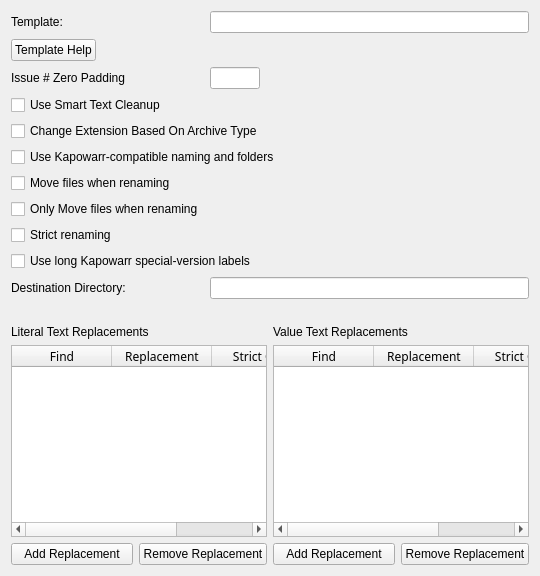
       <widget class="QWidget" name="tRename">
        <attribute name="title">
         <string>Rename</string>
        </attribute>
        <layout class="QGridLayout" name="gridLayout_5">
         <item row="3" column="2">
          <widget class="QPushButton" name="btnAddValueReplacement">
           <property name="text">
            <string>Add Replacement</string>
           </property>
          </widget>
         </item>
         <item row="3" column="1">
          <widget class="QPushButton" name="btnRemoveLiteralReplacement">
           <property name="text">
            <string>Remove Replacement</string>
           </property>
          </widget>
         </item>
         <item row="0" column="0" colspan="4">
          <layout class="QFormLayout" name="formLayout_3">
           <property name="fieldGrowthPolicy">
            <enum>QFormLayout::AllNonFixedFieldsGrow</enum>
           </property>
           <item row="1" column="0">
            <widget class="QLabel" name="lblTemplate">
             <property name="text">
              <string>Template:</string>
             </property>
             <property name="buddy">
              <cstring>leRenameTemplate</cstring>
             </property>
            </widget>
           </item>
           <item row="1" column="1">
            <widget class="QLineEdit" name="leRenameTemplate"/>
           </item>
           <item row="2" column="0">
            <widget class="QPushButton" name="btnTemplateHelp">
             <property name="text">
              <string>Template Help</string>
             </property>
            </widget>
           </item>
           <item row="2" column="1">
            <widget class="QLabel" name="lblRenameTest">
             <property name="textFormat">
              <enum>Qt::RichText</enum>
             </property>
             <property name="textInteractionFlags">
              <set>Qt::LinksAccessibleByMouse|Qt::TextSelectableByKeyboard|Qt::TextSelectableByMouse</set>
             </property>
            </widget>
           </item>
           <item row="3" column="0">
            <widget class="QLabel" name="lblPadding">
             <property name="text">
              <string>Issue # Zero Padding</string>
             </property>
             <property name="buddy">
              <cstring>leIssueNumPadding</cstring>
             </property>
            </widget>
           </item>
           <item row="3" column="1">
            <widget class="QLineEdit" name="leIssueNumPadding">
             <property name="sizePolicy">
              <sizepolicy hsizetype="Maximum" vsizetype="Fixed">
               <horstretch>0</horstretch>
               <verstretch>0</verstretch>
              </sizepolicy>
             </property>
             <property name="maximumSize">
              <size>
               <width>50</width>
               <height>16777215</height>
              </size>
             </property>
             <property name="toolTip">
              <string>&lt;html&gt;&lt;head/&gt;&lt;body&gt;&lt;p&gt;&lt;span style=&quot; font-weight:600;&quot;&gt;Issue # Zero Padding&lt;/span&gt; dictates if the issue number should be padded on left with zeros.  A value of 2, for example, means that the number will always be at least two digits.&lt;/p&gt;&lt;/body&gt;&lt;/html&gt;</string>
             </property>
            </widget>
           </item>
           <item row="4" column="0" colspan="2">
            <widget class="QCheckBox" name="cbxSmartCleanup">
             <property name="toolTip">
              <string>&lt;html&gt;&lt;head/&gt;&lt;body&gt;&lt;p&gt;&lt;span style=&quot; font-weight:600;&quot;&gt;&amp;quot;Smart Text Cleanup&amp;quot; &lt;/span&gt;will attempt to clean up the new filename if there are missing fields from the template.  For example, removing empty braces, repeated spaces and dashes, and more.  Experimental feature.&lt;/p&gt;&lt;/body&gt;&lt;/html&gt;</string>
             </property>
             <property name="text">
              <string>Use Smart Text Cleanup</string>
             </property>
            </widget>
           </item>
           <item row="5" column="0" colspan="2">
            <widget class="QCheckBox" name="cbxChangeExtension">
             <property name="text">
              <string>Change Extension Based On Archive Type</string>
             </property>
            </widget>
           </item>
           <item row="6" column="0" colspan="2">
            <widget class="QCheckBox" name="cbxKapowarrNaming">
             <property name="toolTip">
              <string>Uses Kapowarr's default Publisher/Series/Volume folder layout and its normal, special-version, and Volume-As-Issue filename rules. Set Destination Directory to the library root. The preview is always shown before files are changed. This cannot be combined with Only Move.</string>
             </property>
             <property name="text">
              <string>Use Kapowarr-compatible naming and folders</string>
             </property>
            </widget>
           </item>
           <item row="10" column="0" colspan="2">
            <widget class="QCheckBox" name="cbxKapowarrLongSpecialVersions">
             <property name="toolTip">
              <string>When Kapowarr-compatible naming is enabled, use labels such as One-Shot and Hard-Cover instead of OS and HC.</string>
             </property>
             <property name="text">
              <string>Use long Kapowarr special-version labels</string>
             </property>
            </widget>
           </item>
           <item row="7" column="0">
            <widget class="QCheckBox" name="cbxMoveFiles">
             <property name="toolTip">
              <string>If checked moves files to specified folder</string>
             </property>
             <property name="text">
              <string>Move files when renaming</string>
             </property>
            </widget>
           </item>
           <item row="11" column="0">
            <widget class="QLabel" name="lblDirectory">
             <property name="text">
              <string>Destination Directory:</string>
             </property>
             <property name="buddy">
              <cstring>leDirectory</cstring>
             </property>
            </widget>
           </item>
           <item row="11" column="1">
            <widget class="QLineEdit" name="leDirectory"/>
           </item>
           <item row="9" column="0">
            <widget class="QCheckBox" name="cbxRenameStrict">
             <property name="toolTip">
              <string>If checked will ensure reserved characters and filenames are removed for all Operating Systems.&lt;br/&gt;By default only removes restricted characters and filenames for the current Operating System.</string>
             </property>
             <property name="text">
              <string>Strict renaming</string>
             </property>
            </widget>
           </item>
           <item row="12" column="1">
            <widget class="QLabel" name="lblDir"/>
           </item>
           <item row="8" column="0">
            <widget class="QCheckBox" name="cbxMoveOnly">
             <property name="toolTip">
              <string>If checked only moves files to specified folders but does not change the filename.&lt;br/&gt;New folders will follow rename template.</string>
             </property>
             <property name="text">
              <string>Only Move files when renaming</string>
             </property>
            </widget>
           </item>
          </layout>
         </item>
         <item row="3" column="0">
          <widget class="QPushButton" name="btnAddLiteralReplacement">
           <property name="text">
            <string>Add Replacement</string>
           </property>
          </widget>
         </item>
         <item row="3" column="3">
          <widget class="QPushButton" name="btnRemoveValueReplacement">
           <property name="text">
            <string>Remove Replacement</string>
           </property>
          </widget>
         </item>
         <item row="2" column="2" colspan="2">
          <widget class="QTableWidget" name="twValueReplacements">
           <property name="font">
            <font>
             <family>Monaco</family>
            </font>
           </property>
           <property name="selectionMode">
            <enum>QAbstractItemView::SingleSelection</enum>
           </property>
           <attribute name="horizontalHeaderStretchLastSection">
            <bool>true</bool>
           </attribute>
           <column>
            <property name="text">
             <string>Find</string>
            </property>
           </column>
           <column>
            <property name="text">
             <string>Replacement</string>
            </property>
           </column>
           <column>
            <property name="text">
             <string>Strict Only</string>
            </property>
           </column>
          </widget>
         </item>
         <item row="2" column="0" colspan="2">
          <widget class="QTableWidget" name="twLiteralReplacements">
           <property name="font">
            <font>
             <family>Monaco</family>
            </font>
           </property>
           <property name="contextMenuPolicy">
            <enum>Qt::ActionsContextMenu</enum>
           </property>
           <property name="selectionMode">
            <enum>QAbstractItemView::SingleSelection</enum>
           </property>
           <property name="columnCount">
            <number>3</number>
           </property>
           <attribute name="horizontalHeaderStretchLastSection">
            <bool>true</bool>
           </attribute>
           <column>
            <property name="text">
             <string>Find</string>
            </property>
           </column>
           <column>
            <property name="text">
             <string>Replacement</string>
            </property>
           </column>
           <column>
            <property name="text">
             <string>Strict Only</string>
            </property>
           </column>
          </widget>
         </item>
         <item row="1" column="2" colspan="2">
          <widget class="QLabel" name="lblValueReplacements">
           <property name="text">
            <string>Value Text Replacements</string>
           </property>
           <property name="buddy">
            <cstring>twValueReplacements</cstring>
           </property>
          </widget>
         </item>
         <item row="1" column="0" colspan="2">
          <widget class="QLabel" name="lblLiteralReplacements">
           <property name="text">
            <string>Literal Text Replacements</string>
           </property>
           <property name="buddy">
            <cstring>twLiteralReplacements</cstring>
           </property>
          </widget>
         </item>
        </layout>
       </widget>
